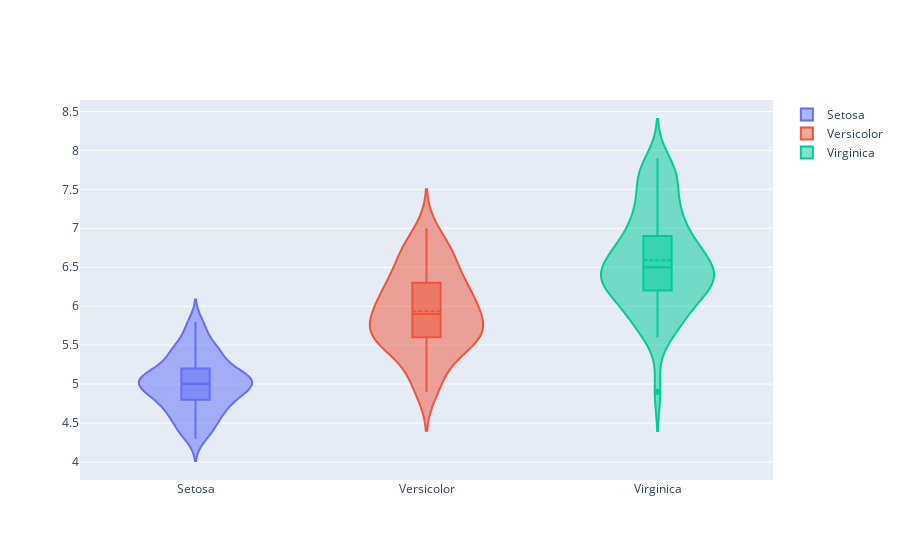

Notebook source saved alongside this figure:
### Code cell
# a. sepal length
fig = go.Figure()
varieties = ['Setosa', 'Versicolor', 'Virginica']
for variety in varieties:
    fig.add_trace(go.Violin(x=df['variety'][df['variety']==variety],
        y=df['sepal.length'][df['variety']==variety],
        name=variety,
        box_visible = True,
        meanline_visible=True,))
fig.show()

### Figure 1 — Plotly figure (JSON) as saved in the notebook; plotly's stock layout.template omitted (floating-point values rounded to 4 significant figures)
{"data": [{"box": {"visible": true}, "meanline": {"visible": true}, "name": "Setosa", "type": "violin", "x": ["Setosa", "Setosa", "Setosa", "Setosa", "Setosa", "Setosa", "Setosa", "Setosa", "Setosa", "Setosa", "Setosa", "Setosa", "Setosa", "Setosa", "Setosa", "Setosa", "Setosa", "Setosa", "Setosa", "Setosa", "Setosa", "Setosa", "Setosa", "Setosa", "Setosa", "Setosa", "Setosa", "Setosa", "Setosa", "Setosa", "Setosa", "Setosa", "Setosa", "Setosa", "Setosa", "Setosa", "Setosa", "Setosa", "Setosa", "Setosa", "Setosa", "Setosa", "Setosa", "Setosa", "Setosa", "Setosa", "Setosa", "Setosa", "Setosa", "Setosa"], "y": [5.1, 4.9, 4.7, 4.6, 5, 5.4, 4.6, 5, 4.4, 4.9, 5.4, 4.8, 4.8, 4.3, 5.8, 5.7, 5.4, 5.1, 5.7, 5.1, 5.4, 5.1, 4.6, 5.1, 4.8, 5, 5, 5.2, 5.2, 4.7, 4.8, 5.4, 5.2, 5.5, 4.9, 5, 5.5, 4.9, 4.4, 5.1, 5, 4.5, 4.4, 5, 5.1, 4.8, 5.1, 4.6, 5.3, 5]}, {"box": {"visible": true}, "meanline": {"visible": true}, "name": "Versicolor", "type": "violin", "x": ["Versicolor", "Versicolor", "Versicolor", "Versicolor", "Versicolor", "Versicolor", "Versicolor", "Versicolor", "Versicolor", "Versicolor", "Versicolor", "Versicolor", "Versicolor", "Versicolor", "Versicolor", "Versicolor", "Versicolor", "Versicolor", "Versicolor", "Versicolor", "Versicolor", "Versicolor", "Versicolor", "Versicolor", "Versicolor", "Versicolor", "Versicolor", "Versicolor", "Versicolor", "Versicolor", "Versicolor", "Versicolor", "Versicolor", "Versicolor", "Versicolor", "Versicolor", "Versicolor", "Versicolor", "Versicolor", "Versicolor", "Versicolor", "Versicolor", "Versicolor", "Versicolor", "Versicolor", "Versicolor", "Versicolor", "Versicolor", "Versicolor", "Versicolor"], "y": [7, 6.4, 6.9, 5.5, 6.5, 5.7, 6.3, 4.9, 6.6, 5.2, 5, 5.9, 6, 6.1, 5.6, 6.7, 5.6, 5.8, 6.2, 5.6, 5.9, 6.1, 6.3, 6.1, 6.4, 6.6, 6.8, 6.7, 6, 5.7, 5.5, 5.5, 5.8, 6, 5.4, 6, 6.7, 6.3, 5.6, 5.5, 5.5, 6.1, 5.8, 5, 5.6, 5.7, 5.7, 6.2, 5.1, 5.7]}, {"box": {"visible": true}, "meanline": {"visible": true}, "name": "Virginica", "type": "violin", "x": ["Virginica", "Virginica", "Virginica", "Virginica", "Virginica", "Virginica", "Virginica", "Virginica", "Virginica", "Virginica", "Virginica", "Virginica", "Virginica", "Virginica", "Virginica", "Virginica", "Virginica", "Virginica", "Virginica", "Virginica", "Virginica", "Virginica", "Virginica", "Virginica", "Virginica", "Virginica", "Virginica", "Virginica", "Virginica", "Virginica", "Virginica", "Virginica", "Virginica", "Virginica", "Virginica", "Virginica", "Virginica", "Virginica", "Virginica", "Virginica", "Virginica", "Virginica", "Virginica", "Virginica", "Virginica", "Virginica", "Virginica", "Virginica", "Virginica", "Virginica"], "y": [6.3, 5.8, 7.1, 6.3, 6.5, 7.6, 4.9, 7.3, 6.7, 7.2, 6.5, 6.4, 6.8, 5.7, 5.8, 6.4, 6.5, 7.7, 7.7, 6, 6.9, 5.6, 7.7, 6.3, 6.7, 7.2, 6.2, 6.1, 6.4, 7.2, 7.4, 7.9, 6.4, 6.3, 6.1, 7.7, 6.3, 6.4, 6, 6.9, 6.7, 6.9, 5.8, 6.8, 6.7, 6.7, 6.3, 6.5, 6.2, 5.9]}], "layout": {}}
